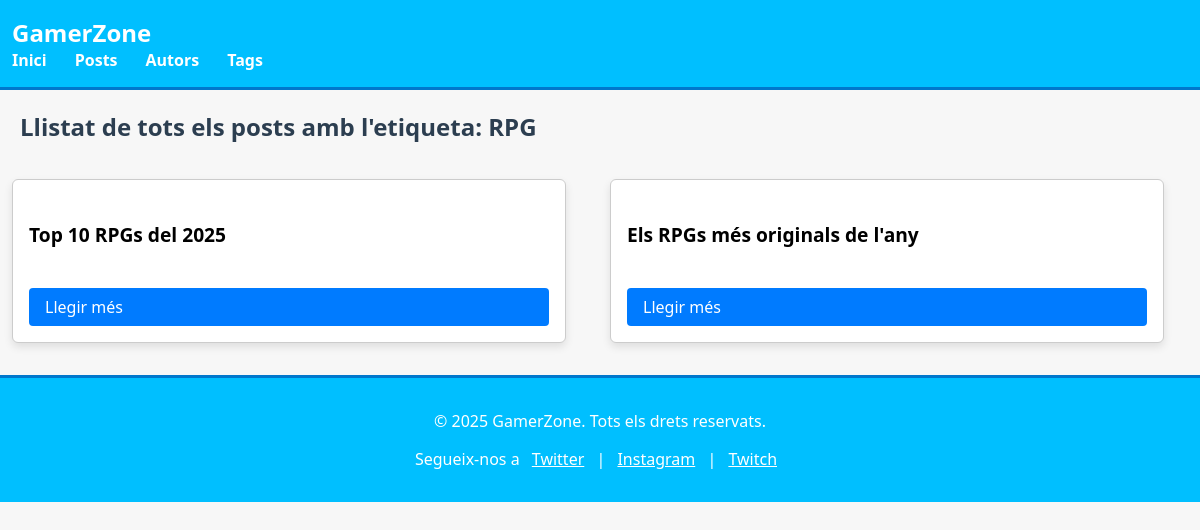
The app's page /tag/RPG with its own data.
### blog/models.py (models this page shows, shortened)
class Tag(models.Model):
    caption = models.CharField(max_length=50)

class Post(models.Model):
    slug = models.SlugField(unique=True)
    title = models.CharField(max_length=200)
    excerpt = models.TextField()
    image = models.ImageField(upload_to='static/blog/img')
    date = models.DateField(auto_now_add=True)
    content = models.TextField()
    author = models.ForeignKey(Author, on_delete=models.CASCADE, related_name='posts')
    tags = models.ManyToManyField(Tag, related_name='posts')

### blog/views.py (the view)
# urls.py: path("tag/<str:caption>", views.tag_detail, name="tag_detail")
def tag_detail(request, caption):
    try:
        tag = Tag.objects.get(caption=caption)
        return render(request, 'blog/tag_detail.html', {"tag": tag, "posts": tag.posts.all()})
    except:
        response_data = render_to_string("blog/404.html")
        return HttpResponseNotFound(response_data)

### blog/templates/blog/tag_detail.html (shortened to what this page needs)
{% extends "blog/base.html" %}
{% block content %}
<h2 class="info">Llistat de tots els posts amb l'etiqueta: {{ tag.caption }}</h2>
<div class="card-grid">
    {% for post in posts %}
    <div class="card">
        <h4 class="card-title">{{ post.title }}</h4>
        <a href="{% url 'post_detail' post.slug %}" class="card-button">Llegir més</a>
    </div>
    {% endfor %}
</div>
{% endblock %}

### blog/static/blog/styles.css (style rules this page uses)
body { font-family: 'Segoe UI', Tahoma, Geneva, Verdana, sans-serif; margin: 0; padding: 0; background-color: #f7f7f7; }
h2, h3 { color: #2c3e50; text-align: center; }
.info { text-align: left; padding-left: 20px; }
.card { background-color: white; border: 1px solid #ccc; border-radius: 6px; padding: 1rem; margin-top: 1rem; width: 90%; box-shadow: 0 4px 8px rgba(0, 0, 0, 0.1); transition: transform 0.2s; display: flex; flex-direction: column; }
.card-title { font-size: 1.2rem; font-weight: bold; margin-bottom: 0.5rem; }
.card-button { display: inline-block; background-color: #007bff; color: white; text-decoration: none; padding: 0.5rem 1rem; border-radius: 4px; transition: background-color 0.3s; margin-top: auto; }
.card-grid { display: grid; grid-template-columns: repeat(auto-fit, minmax(250px, 1fr)); gap: 20px; margin-top: 2rem; margin: 1%; }

### records on screen
Tag: caption "RPG"
Post: title "Top 10 RPGs del 2025"
Post: title "Els RPGs més originals de l'any"
